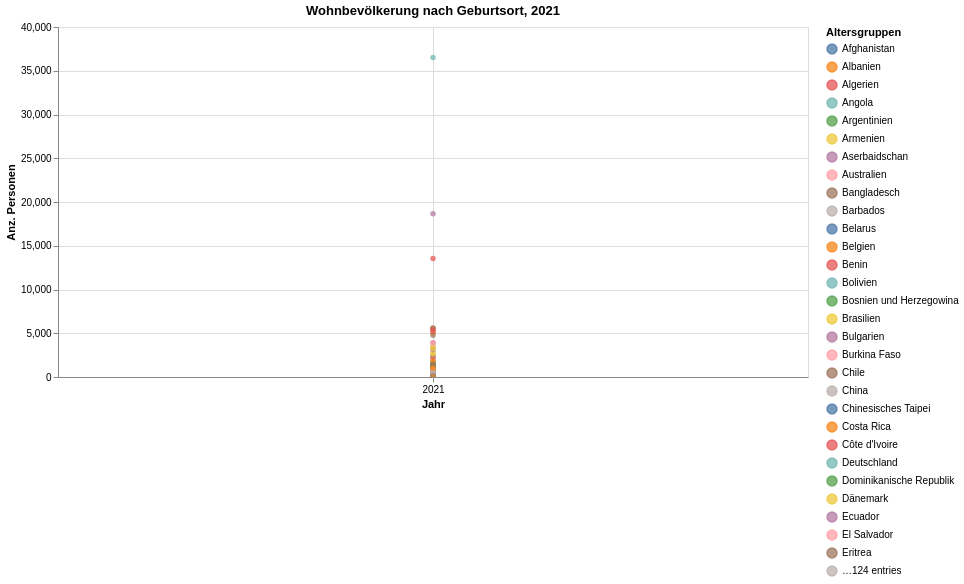

Source (notebook cell):
### Code cell
myTitle="Wohnbevölkerung nach Geburtsort, 2021"

highlight = alt.selection(type='single', on='mouseover',
                          fields=['AufArt2LangAgg'], nearest=True)
#x='date:StichtagDatJahr',
base = alt.Chart(myAgg.reset_index().query('sum_WBev>10'), title=myTitle).encode(
    x=alt.X('StichtagDatJahr', axis=alt.Axis(title='Jahr'))# , axis=alt.Axis(format='%', title='percentage')
    , y=alt.X('sum_WBev', axis=alt.Axis(title='Anz. Personen'))
    , color=alt.Color('GebLandLang', legend=alt.Legend(title="Altersgruppen", orient="right"))  
    ,tooltip=['StichtagDatJahr', 'GebLandLang','sum_WBev']    
)
points = base.mark_circle().encode(
    opacity=alt.value(0.75)
).add_selection(
    highlight
).properties(
    width=750 , height=350
)
lines = base.mark_line().encode(
    size=alt.condition(~highlight, alt.value(0.5), alt.value(4))
).interactive()

lines + points

### Figure 1 — Vega-Lite specification as saved in the notebook (floating-point values rounded to 4 significant figures; data arrays with more than 128 entries replaced by an {"elided": "..."} marker saying what was removed)
{"config": {"view": {"continuousWidth": 400, "continuousHeight": 300}}, "layer": [{"mark": "line", "encoding": {"color": {"type": "nominal", "field": "GebLandLang", "legend": {"orient": "right", "title": "Altersgruppen"}}, "size": {"condition": {"value": 0.5, "selection": {"not": "selector007"}}, "value": 4}, "tooltip": [{"type": "temporal", "field": "StichtagDatJahr"}, {"type": "nominal", "field": "GebLandLang"}, {"type": "quantitative", "field": "sum_WBev"}], "x": {"type": "temporal", "axis": {"title": "Jahr"}, "field": "StichtagDatJahr"}, "y": {"type": "quantitative", "axis": {"title": "Anz. Personen"}, "field": "sum_WBev"}}, "selection": {"selector008": {"type": "interval", "bind": "scales", "encodings": ["x", "y"]}}, "title": "Wohnbevölkerung nach Geburtsort, 2021"}, {"mark": "circle", "encoding": {"color": {"type": "nominal", "field": "GebLandLang", "legend": {"orient": "right", "title": "Altersgruppen"}}, "opacity": {"value": 0.75}, "tooltip": [{"type": "temporal", "field": "StichtagDatJahr"}, {"type": "nominal", "field": "GebLandLang"}, {"type": "quantitative", "field": "sum_WBev"}], "x": {"type": "temporal", "axis": {"title": "Jahr"}, "field": "StichtagDatJahr"}, "y": {"type": "quantitative", "axis": {"title": "Anz. Personen"}, "field": "sum_WBev"}}, "height": 350, "selection": {"selector007": {"type": "single", "on": "mouseover", "fields": ["AufArt2LangAgg"], "nearest": true}}, "title": "Wohnbevölkerung nach Geburtsort, 2021", "width": 750}], "data": {"name": "data-7636360e5f272ed95053cdd5675e3a00"}, "$schema": "https://vega.github.io/schema/vega-lite/v4.8.1.json", "datasets": {"data-7636360e5f272ed95053cdd5675e3a00": {"elided": "153 records"}}}
